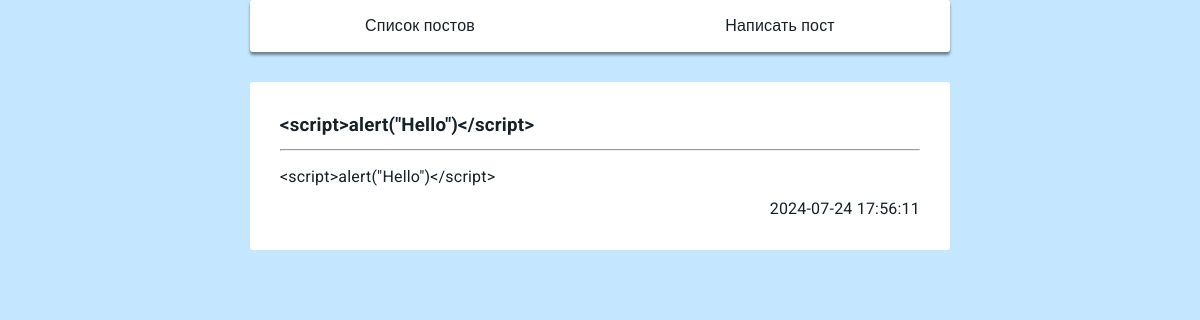
The app's page /article.php/?id=2 with its own data.
### tables this page shows
CREATE TABLE `posts` (
  `id` int(10) UNSIGNED NOT NULL,
  `title` varchar(255) NOT NULL,
  `content` text NOT NULL,
  `created_at` timestamp NOT NULL DEFAULT CURRENT_TIMESTAMP
);

### app/class/Database.php (called while the page is built, shortened)
<?php error_reporting(-1);
class Database
{
    private $host = "localhost";
    private $dbname = "mini_blog";
    private $dbtable = "posts";
    private $username = "root";
    private $password = "";
    private $options = [
        PDO::ATTR_ERRMODE => PDO::ERRMODE_EXCEPTION,
        PDO::ATTR_DEFAULT_FETCH_MODE => PDO::FETCH_ASSOC
    ];
    private $db;
    public function __construct()
    {
        $this->db = new PDO(
            "mysql:host=$this->host;dbname=$this->dbname;",
            $this->username,
            $this->password,
            $this->options
        );
    }
    public function get_post($id)
    {
        $stmt = $this->db->prepare("SELECT * FROM `$this->dbtable` WHERE id = ?");
        $stmt->execute([$id]);
        return $stmt->fetch();
    }
}

### article.php (the view, shortened to what this page needs)
<?php error_reporting(-1);
require_once "./app/class/Database.php";
$db = new Database();
$id = '';
$warning_message = 'Такого поста нет';
if (isset($_GET['id'])) {
    if ($article = $db->get_post($_GET['id'])) {
        $id = $_GET['id'];
    }
}
require_once "./app/default/header.php";
if (!empty($id)) :
?>
    <div>
        <div class="container article-page">
            <div class="articles__item">
                <h3 class="articles__title"><?= htmlspecialchars($article['title']) ?></h3>
                <hr>
                <p class="articles__content"><?= nl2br(htmlspecialchars($article['content'])) ?></p>
                <div class="articles__date"><?= $article['created_at'] ?></div>
            </div>
        </div>
    </div>
<?php else : ?>
    <div class="articles__item">
        <h3 class="articles__title articles__warning"><?= $warning_message ?></h3>
    </div>
<?php
endif;
require_once "./app/default/footer.php";
?>

### public/styles/style.css (style rules this page uses)
* { box-sizing: border-box; margin: 0; padding: 0; }
body { font-family: 'Roboto', sans-serif; font-weight: 400; font-style: normal; line-height: 1.4; letter-spacing: 0.2px; font-size: 16px; background-color: #c4e7ff; color: #152027; }
.container { margin-left: auto; margin-right: auto; max-width: 700px; width: 100%; display: flex; justify-content: center; }
.articles__item { padding: 30px; width: 100%; border-radius: 3px; overflow-y: hidden; }
.articles__title { margin-bottom: 10px; }
.articles__content { margin-top: 15px; }
.articles__date { display: flex; justify-content: flex-end; margin-top: 10px; }
.article-page { background-color: #fff; border-radius: 3px; }

### records on screen
posts: title "<script>alert(\"Hello\")</script>", content "<script>alert(\"Hello\")</script>", created_at "2024-07-24 17:56:11"
